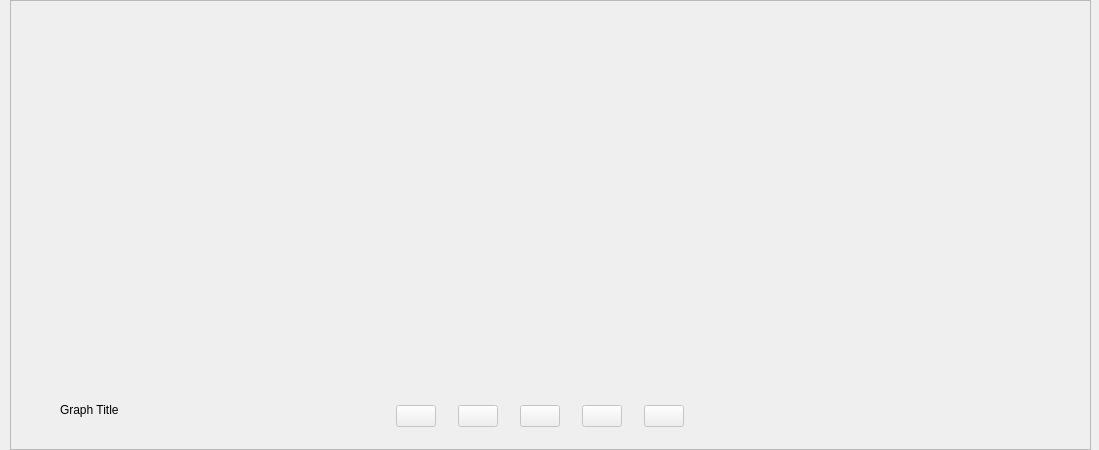
<?xml version="1.0" encoding="UTF-8"?>
<ui version="4.0">
 <class>graph_widget</class>
 <widget class="QWidget" name="graph_widget">
  <property name="geometry">
   <rect>
    <x>0</x>
    <y>0</y>
    <width>1099</width>
    <height>450</height>
   </rect>
  </property>
  <property name="minimumSize">
   <size>
    <width>0</width>
    <height>450</height>
   </size>
  </property>
  <property name="windowTitle">
   <string>graph_widget</string>
  </property>
  <widget class="QFrame" name="frame">
   <property name="geometry">
    <rect>
     <x>10</x>
     <y>0</y>
     <width>1081</width>
     <height>450</height>
    </rect>
   </property>
   <property name="minimumSize">
    <size>
     <width>0</width>
     <height>450</height>
    </size>
   </property>
   <property name="frameShape">
    <enum>QFrame::Shape::StyledPanel</enum>
   </property>
   <property name="frameShadow">
    <enum>QFrame::Shadow::Raised</enum>
   </property>
   <widget class="QLabel" name="reorder_label">
    <property name="geometry">
     <rect>
      <x>10</x>
      <y>230</y>
      <width>24</width>
      <height>24</height>
     </rect>
    </property>
    <property name="cursor">
     <cursorShape>OpenHandCursor</cursorShape>
    </property>
    <property name="acceptDrops">
     <bool>true</bool>
    </property>
    <property name="text">
     <string/>
    </property>
    <property name="pixmap">
     <pixmap>../Icons/reorder.png</pixmap>
    </property>
    <property name="scaledContents">
     <bool>true</bool>
    </property>
   </widget>
   <widget class="QWidget" name="graph_placeholder" native="true">
    <property name="geometry">
     <rect>
      <x>50</x>
      <y>10</y>
      <width>1020</width>
      <height>380</height>
     </rect>
    </property>
    <property name="minimumSize">
     <size>
      <width>0</width>
      <height>380</height>
     </size>
    </property>
    <property name="maximumSize">
     <size>
      <width>16777215</width>
      <height>380</height>
     </size>
    </property>
    <widget class="QWidget" name="verticalLayoutWidget">
     <property name="geometry">
      <rect>
       <x>-1</x>
       <y>-1</y>
       <width>1051</width>
       <height>381</height>
      </rect>
     </property>
     <layout class="QVBoxLayout" name="verticalLayout"/>
    </widget>
   </widget>
   <widget class="QWidget" name="layoutWidget">
    <property name="geometry">
     <rect>
      <x>370</x>
      <y>400</y>
      <width>321</width>
      <height>32</height>
     </rect>
    </property>
    <layout class="QHBoxLayout" name="horizontalLayout">
     <item>
      <widget class="QPushButton" name="slow_down_btn">
       <property name="enabled">
        <bool>false</bool>
       </property>
       <property name="sizePolicy">
        <sizepolicy hsizetype="Fixed" vsizetype="Fixed">
         <horstretch>0</horstretch>
         <verstretch>0</verstretch>
        </sizepolicy>
       </property>
       <property name="text">
        <string/>
       </property>
       <property name="icon">
        <iconset>
         <normaloff>../Icons/fast-backward.png</normaloff>../Icons/fast-backward.png</iconset>
       </property>
      </widget>
     </item>
     <item>
      <widget class="QPushButton" name="pause_play_btn">
       <property name="enabled">
        <bool>false</bool>
       </property>
       <property name="sizePolicy">
        <sizepolicy hsizetype="Fixed" vsizetype="Fixed">
         <horstretch>0</horstretch>
         <verstretch>0</verstretch>
        </sizepolicy>
       </property>
       <property name="text">
        <string/>
       </property>
       <property name="icon">
        <iconset>
         <normaloff>../Icons/pause.png</normaloff>../Icons/pause.png</iconset>
       </property>
      </widget>
     </item>
     <item>
      <widget class="QPushButton" name="speed_up_btn">
       <property name="enabled">
        <bool>false</bool>
       </property>
       <property name="sizePolicy">
        <sizepolicy hsizetype="Fixed" vsizetype="Fixed">
         <horstretch>0</horstretch>
         <verstretch>0</verstretch>
        </sizepolicy>
       </property>
       <property name="text">
        <string/>
       </property>
       <property name="icon">
        <iconset>
         <normaloff>../Icons/fast-forward.png</normaloff>../Icons/fast-forward.png</iconset>
       </property>
      </widget>
     </item>
     <item>
      <widget class="QPushButton" name="zoom_in_btn">
       <property name="enabled">
        <bool>false</bool>
       </property>
       <property name="sizePolicy">
        <sizepolicy hsizetype="Fixed" vsizetype="Fixed">
         <horstretch>0</horstretch>
         <verstretch>0</verstretch>
        </sizepolicy>
       </property>
       <property name="text">
        <string/>
       </property>
       <property name="icon">
        <iconset>
         <normaloff>../../Icons/zoom-in.png</normaloff>../../Icons/zoom-in.png</iconset>
       </property>
      </widget>
     </item>
     <item>
      <widget class="QPushButton" name="zoom_out_btn">
       <property name="enabled">
        <bool>false</bool>
       </property>
       <property name="sizePolicy">
        <sizepolicy hsizetype="Fixed" vsizetype="Fixed">
         <horstretch>0</horstretch>
         <verstretch>0</verstretch>
        </sizepolicy>
       </property>
       <property name="text">
        <string/>
       </property>
       <property name="icon">
        <iconset>
         <normaloff>../../Icons/zoom-out.png</normaloff>../../Icons/zoom-out.png</iconset>
       </property>
      </widget>
     </item>
    </layout>
   </widget>
   <widget class="QLabel" name="graph_title_lbl">
    <property name="geometry">
     <rect>
      <x>50</x>
      <y>390</y>
      <width>201</width>
      <height>41</height>
     </rect>
    </property>
    <property name="styleSheet">
     <string notr="true">font: 24pt &quot;Helvetica Neue&quot;;</string>
    </property>
    <property name="text">
     <string>Graph Title</string>
    </property>
    <property name="textInteractionFlags">
     <set>Qt::TextInteractionFlag::TextEditorInteraction</set>
    </property>
   </widget>
  </widget>
 </widget>
 <resources/>
 <connections/>
</ui>
